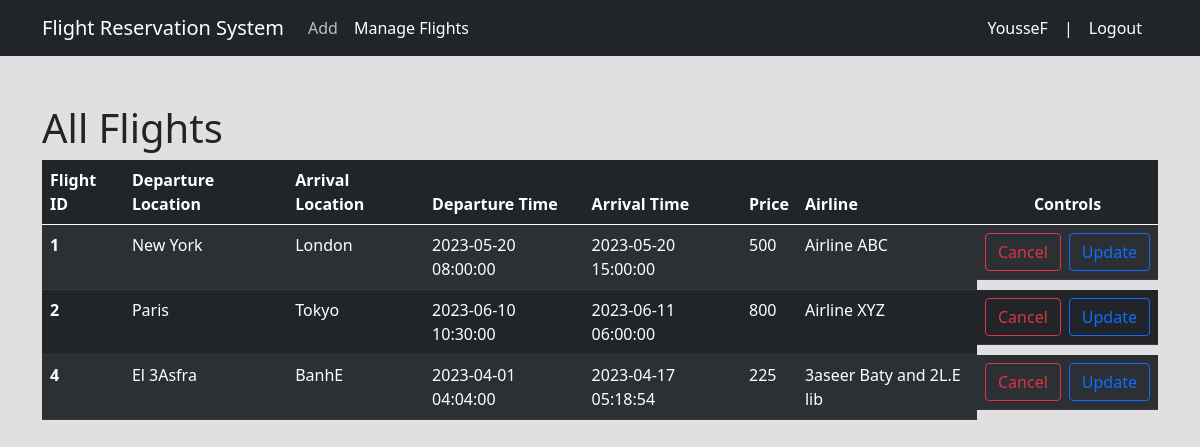
Page /flight-manage.php (signed in) on the committed database.
### tables this page shows
CREATE TABLE IF NOT EXISTS `flight` (
  `flight_id` int NOT NULL AUTO_INCREMENT,
  `dep_location` varchar(130) NOT NULL,
  `arrival_location` varchar(130) NOT NULL,
  `dep_time` datetime NOT NULL,
  `arrival_time` datetime NOT NULL,
  `price` float NOT NULL,
  `aircraft_id` int NOT NULL,
  `airline` varchar(130) NOT NULL,
  PRIMARY KEY (`flight_id`),
  KEY `aircraft_id` (`aircraft_id`)
);

### flight-manage.php (the view, shortened to what this page needs)
<?php
    include 'init.php';
    include $template . 'header.php';
    include $template.'navbar.php';
    $sql = "SELECT * FROM flight";
    $stmt = $conn->prepare($sql);
    $stmt->execute();
    $flights = $stmt->fetchAll(PDO::FETCH_ASSOC);
?>
<div class="container my-5">
    <h1>All Flights</h1>
    <table class="table table-dark table-striped">
        <thead>
        <tr>
            <th scope="col">Flight ID</th>
            <th scope="col">Departure Location</th>
            <th scope="col">Arrival Location</th>
            <th scope="col">Departure Time</th>
            <th scope="col">Arrival Time</th>
            <th scope="col">Price</th>
            <th scope="col">Airline</th>
            <th scope="col" class="text-center">Controls</th>
        </tr>
        </thead>
        <tbody>
        <?php foreach($flights as $flight){ ?>
            <tr>
                <th scope="row"><?=$flight['flight_id']?></th>
                <td><?=$flight['dep_location']?></td>
                <td><?=$flight['arrival_location']?></td>
                <td><?=$flight['dep_time']?></td>
                <td><?=$flight['arrival_time']?></td>
                <td><?=$flight['price']?></td>
                <td><?=$flight['airline']?></td>
                <td class="text-center d-flex">
                    <form action="<?= $_SERVER['PHP_SELF']?>" method="POST" class="d-block me-2">
                        <input type="submit" value="Cancel" class="btn btn-outline-danger"/>
                    </form>
                    <form action="update-flight.php" method="GET" class="d-block">
                        <input type="submit" value="Update" class="btn btn-outline-primary"/>
                    </form>
                </td>
            </tr>
        <?php } ?>
        </tbody>
    </table>
</div>

### layout/css/loginRegist.css (style rules this page uses)
body { background-color: #e0e0e0; box-sizing: border-box; }

### rows in the picture
flight: flight_id "1", dep_location "New York", arrival_location "London", dep_time "2023-05-20 08:00:00", arrival_time "2023-05-20 15:00:00", price "500", airline "Airline ABC"
flight: flight_id "2", dep_location "Paris", arrival_location "Tokyo", dep_time "2023-06-10 10:30:00", arrival_time "2023-06-11 06:00:00", price "800", airline "Airline XYZ"
flight: flight_id "4", dep_location "El 3Asfra", arrival_location "BanhE", dep_time "2023-04-01 04:04:00", arrival_time "2023-04-17 05:18:54", price "225", airline "3aseer Baty and 2L.E lib"

### other values in the picture
$_SESSION['user']['fname'] "YousseF"
